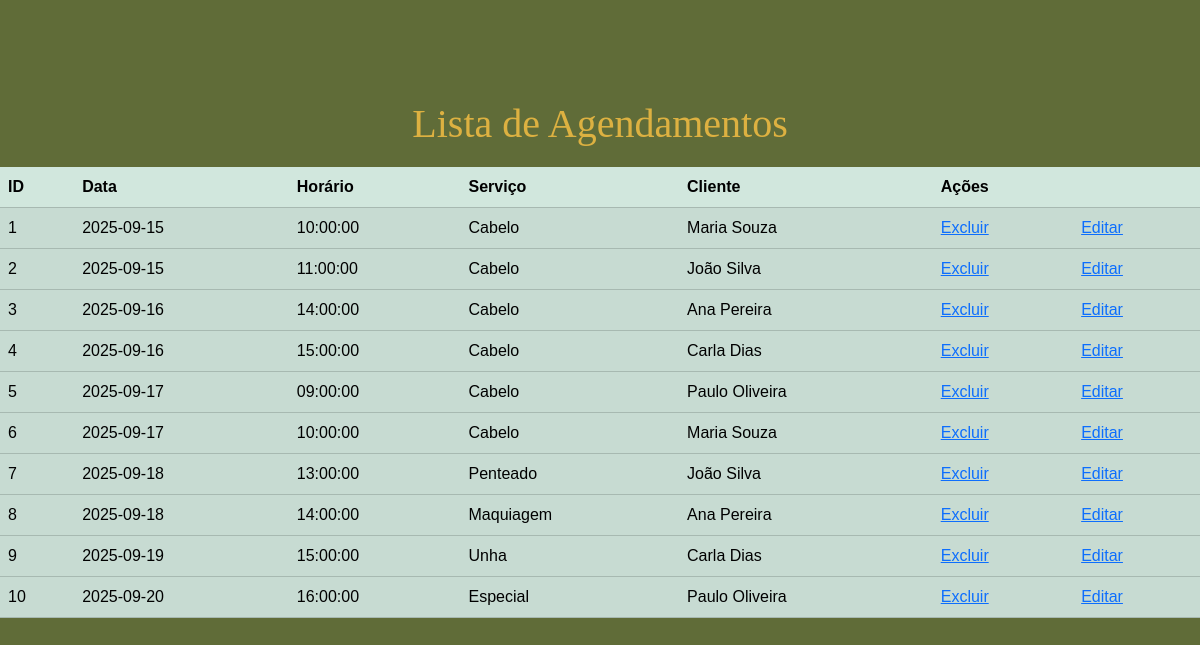
/listarAgendamentos.php, run on the app's committed database.
### tables this page shows
CREATE TABLE IF NOT EXISTS `tb_agendamento` (
  `idagendamento` INT NOT NULL AUTO_INCREMENT,
  `data` DATE NOT NULL,
  `horario` TIME NOT NULL,
  `tb_servico_id_servico` INT NOT NULL,
  `tb_usuario_idusuario` INT NOT NULL,
  PRIMARY KEY (`idagendamento`),
  INDEX `fk_tb_agendamento_tb_servico1_idx` (`tb_servico_id_servico` ASC),
  INDEX `fk_tb_agendamento_tb_usuario2_idx` (`tb_usuario_idusuario` ASC),
  CONSTRAINT `fk_tb_agendamento_tb_servico1`
    FOREIGN KEY (`tb_servico_id_servico`)
    REFERENCES `tb_servico` (`idservico`)
    ON DELETE NO ACTION
    ON UPDATE NO ACTION,
  CONSTRAINT `fk_tb_agendamento_tb_usuario2`
    FOREIGN KEY (`tb_usuario_idusuario`)
    REFERENCES `tb_usuario` (`idusuario`)
    ON DELETE NO ACTION
    ON UPDATE NO ACTION
);

CREATE TABLE IF NOT EXISTS `tb_servico` (
  `idservico` INT NOT NULL AUTO_INCREMENT,
  `preco_servico` DECIMAL(10,2) NOT NULL,
  `tipo_servico` VARCHAR(10) NOT NULL,
  `descricao_servico` VARCHAR(800) NOT NULL,
  `foto` VARCHAR(255) NOT NULL,
  PRIMARY KEY (`idservico`)
);

CREATE TABLE IF NOT EXISTS `tb_usuario` (
  `idusuario` INT NOT NULL AUTO_INCREMENT,
  `email` VARCHAR(120) NOT NULL,
  `senha` VARCHAR(200) NOT NULL,
  `tipo` CHAR(1) NOT NULL,
  `nome` VARCHAR(45) NOT NULL,
  `telefone` VARCHAR(45) NULL,
  PRIMARY KEY (`idusuario`)
);

### codigo/funcoes.php (called while the page is built, shortened)
<?php
function listarAgendamento($conexao) {
    $sql = "SELECT
                a.idagendamento,
                a.data,
                a.horario,
                s.tipo_servico AS nome_servico,
                u.nome AS nome_cliente
            FROM tb_agendamento a
            JOIN tb_servico s ON a.tb_servico_id_servico = s.idservico
            JOIN tb_usuario u ON a.tb_usuario_idusuario = u.idusuario";
    $comando = mysqli_prepare($conexao, $sql);
    mysqli_stmt_execute($comando);
    $resultados = mysqli_stmt_get_result($comando);
    $lista_agendamento = [];
    while ($agendamento = mysqli_fetch_assoc($resultados)) {
        $lista_agendamento[] = $agendamento;
    }
    return $lista_agendamento;
}

### public/listarAgendamentos.php (the view, shortened to what this page needs)
<!DOCTYPE html>
<html lang="en">
<head>
    <link rel="stylesheet" href="css/style.css">
    <link href="https://cdn.jsdelivr.net/npm/bootstrap@5.3.2/dist/css/bootstrap.min.css" rel="stylesheet">
</head>
<body class="fundo-verde">
    <h1 id="h1arrumado">Lista de Agendamentos</h1>
    <?php
    require_once "../codigo/conexao.php";
    require_once "../codigo/funcoes.php";
    $lista_agendamento = listarAgendamento($conexao);
    if (count($lista_agendamento) == 0) {
        echo "Não existem agendamentos cadastrados.";
    } else {
    ?>
        <table class="table table-success table-striped">
            <thead>
                <th scope="col">ID</th>
                <th scope="col">Data</th>
                <th scope="col">Horário</th>
                <th scope="col">Serviço</th>
                <th scope="col">Cliente</th>
                <th colspan="2">Ações</th>
            <?php
            foreach ($lista_agendamento as $agendamento) {
                $id = $agendamento['idagendamento'];
                $data = $agendamento['data'];
                $horario = $agendamento['horario'];
                $servico = $agendamento['nome_servico'];
                $cliente = $agendamento['nome_cliente'];
            echo "<tbody>";
                echo "<tr>";
                echo "<td>$id</td>";
                echo "<td>$data</td>";
                echo "<td>$horario</td>";
                echo "<td>$servico</td>";
                echo "<td>$cliente</td>";
                echo "<td><a href='../codigo/deletarAgendamento.php?id=$id' onclick=\"return confirm('Tem certeza que deseja excluir este agendamento?')\">Excluir</a></td>";
                echo "<td><a href='formAgendamento.php?id=$id'>Editar</a></td>";
                echo "</tr>";
            echo "</tbody>";
            }
            ?>
        </table>
    <?php
    }
    ?>
</body>
</html>

### public/css/style.css (style rules this page uses)
* { margin: 0; padding: 0; box-sizing: border-box; font-family: Arial, sans-serif; }
body { background-color: #fdf9f4; display: flex; justify-content: center; align-items: center; height: 100vh; }
.fundo-verde { background-color: rgb(96,108,56); }
#h1arrumado { position: absolute; top: 100px; font-family: lamoric; color: #ddb141; cursor: default; }

### data on the page
tb_agendamento: idagendamento "1", data "2025-09-15", horario "10:00:00", tb_servico_id_servico.tipo_servico "Cabelo", tb_usuario_idusuario.nome "Maria Souza"
tb_agendamento: idagendamento "2", data "2025-09-15", horario "11:00:00", tb_servico_id_servico.tipo_servico "Cabelo", tb_usuario_idusuario.nome "João Silva"
tb_agendamento: idagendamento "3", data "2025-09-16", horario "14:00:00", tb_servico_id_servico.tipo_servico "Cabelo", tb_usuario_idusuario.nome "Ana Pereira"
tb_agendamento: idagendamento "4", data "2025-09-16", horario "15:00:00", tb_servico_id_servico.tipo_servico "Cabelo", tb_usuario_idusuario.nome "Carla Dias"
tb_agendamento: idagendamento "5", data "2025-09-17", horario "09:00:00", tb_servico_id_servico.tipo_servico "Cabelo", tb_usuario_idusuario.nome "Paulo Oliveira"
tb_agendamento: idagendamento "6", data "2025-09-17", horario "10:00:00", tb_servico_id_servico.tipo_servico "Cabelo", tb_usuario_idusuario.nome "Maria Souza"
tb_agendamento: idagendamento "7", data "2025-09-18", horario "13:00:00", tb_servico_id_servico.tipo_servico "Penteado", tb_usuario_idusuario.nome "João Silva"
tb_agendamento: idagendamento "8", data "2025-09-18", horario "14:00:00", tb_servico_id_servico.tipo_servico "Maquiagem", tb_usuario_idusuario.nome "Ana Pereira"
tb_agendamento: idagendamento "9", data "2025-09-19", horario "15:00:00", tb_servico_id_servico.tipo_servico "Unha", tb_usuario_idusuario.nome "Carla Dias"
tb_agendamento: idagendamento "10", data "2025-09-20", horario "16:00:00", tb_servico_id_servico.tipo_servico "Especial", tb_usuario_idusuario.nome "Paulo Oliveira"
